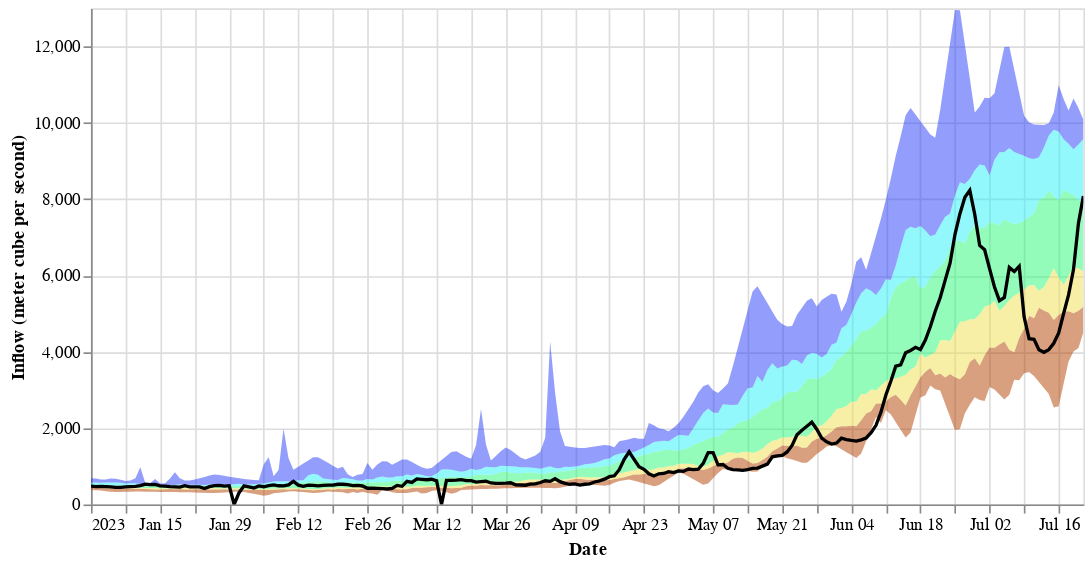

The code cell stored with this chart in its notebook:
### Code cell


### Figure 1 — Vega-Lite specification as saved in the notebook (floating-point values rounded to 4 significant figures; data arrays with more than 128 entries replaced by an {"elided": "..."} marker saying what was removed)
{"layer": [{"mark": {"type": "area", "color": "#b44200", "opacity": 0.5}, "encoding": {"x": {"field": "Date", "type": "temporal"}, "y": {"field": "min", "type": "quantitative"}, "y2": {"field": "10p"}}, "height": 300, "selection": {"selector030": {"type": "interval", "bind": "scales", "encodings": ["x", "y"]}}, "width": 600}, {"mark": {"type": "area", "color": "#f0e04d", "opacity": 0.5}, "encoding": {"x": {"field": "Date", "type": "temporal"}, "y": {"field": "10p", "type": "quantitative"}, "y2": {"field": "25p"}}, "height": 300, "width": 600}, {"mark": {"type": "area", "color": "#28fa76", "opacity": 0.5}, "encoding": {"x": {"field": "Date", "type": "temporal"}, "y": {"field": "25p", "type": "quantitative"}, "y2": {"field": "75p"}}, "height": 300, "width": 600}, {"mark": {"type": "area", "color": "#29f2fa", "opacity": 0.5}, "encoding": {"x": {"field": "Date", "type": "temporal"}, "y": {"field": "75p", "type": "quantitative"}, "y2": {"field": "90p"}}, "height": 300, "width": 600}, {"mark": {"type": "area", "color": "#293efa", "opacity": 0.5}, "encoding": {"x": {"field": "Date", "type": "temporal"}, "y": {"field": "90p", "type": "quantitative"}, "y2": {"field": "max"}}, "height": 300, "width": 600}, {"mark": {"type": "line", "color": "Black", "opacity": 1}, "encoding": {"x": {"field": "Date", "type": "temporal"}, "y": {"field": "Indus at Tarbela", "type": "quantitative"}}, "height": 300, "width": 600}], "config": {"legend": {}}, "data": {"name": "data-feb64b534bfabce1ac62d610094c430d"}, "encoding": {"x": {"title": "Date"}, "y": {"title": "Inflow (meter cube per second)"}}, "$schema": "https://vega.github.io/schema/vega-lite/v4.17.0.json", "datasets": {"data-feb64b534bfabce1ac62d610094c430d": {"elided": "202 records"}}}
